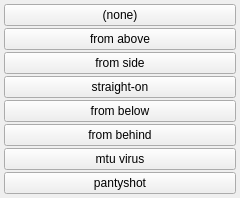
<?xml version="1.0" encoding="UTF-8"?>
<ui version="4.0">
 <class>angle_menu</class>
 <widget class="QWidget" name="angle_menu">
  <property name="geometry">
   <rect><x>0</x><y>0</y><width>240</width><height>60</height></rect>
  </property>
  <layout class="QGridLayout" name="grid">
   <property name="leftMargin"><number>4</number></property>
   <property name="topMargin"><number>4</number></property>
   <property name="rightMargin"><number>4</number></property>
   <property name="bottomMargin"><number>4</number></property>
   <property name="horizontalSpacing"><number>2</number></property>
   <property name="verticalSpacing"><number>2</number></property>
   <item row="0" column="0">
    <widget class="QPushButton" name="btn_none">
     <property name="text"><string>(none)</string></property>
    </widget>
   </item>
   <item row="1" column="0">
    <widget class="QPushButton" name="chk_from_above">
     <property name="checkable"><bool>true</bool></property>
     <property name="text"><string>from above</string></property>
     <property name="tags" stdset="0"><string>from above</string></property>
    </widget>
   </item>
   <item row="2" column="0">
    <widget class="QPushButton" name="chk_from_side">
     <property name="checkable"><bool>true</bool></property>
     <property name="text"><string>from side</string></property>
     <property name="tags" stdset="0"><string>from side</string></property>
    </widget>
   </item>
   <item row="3" column="0">
    <widget class="QPushButton" name="chk_straight_on">
     <property name="checkable"><bool>true</bool></property>
     <property name="text"><string>straight-on</string></property>
     <property name="tags" stdset="0"><string>straight-on</string></property>
    </widget>
   </item>
   <item row="4" column="0">
    <widget class="QPushButton" name="chk_from_below">
     <property name="checkable"><bool>true</bool></property>
     <property name="text"><string>from below</string></property>
     <property name="tags" stdset="0"><string>from below</string></property>
    </widget>
   </item>
   <item row="5" column="0">
    <widget class="QPushButton" name="chk_from_behind">
     <property name="checkable"><bool>true</bool></property>
     <property name="text"><string>from behind</string></property>
     <property name="tags" stdset="0"><string>from behind</string></property>
    </widget>
   </item>
   <item row="6" column="0">
    <widget class="QPushButton" name="chk_mtu_virus">
     <property name="checkable"><bool>true</bool></property>
     <property name="text"><string>mtu virus</string></property>
     <property name="tags" stdset="0"><string>mtu virus</string></property>
    </widget>
   </item>
   <item row="7" column="0">
    <widget class="QPushButton" name="chk_pantyshot">
     <property name="checkable"><bool>true</bool></property>
     <property name="text"><string>pantyshot</string></property>
     <property name="tags" stdset="0"><string>pantyshot</string></property>
    </widget>
   </item>
  </layout>
 </widget>
 <resources/>
 <connections/>
</ui>
